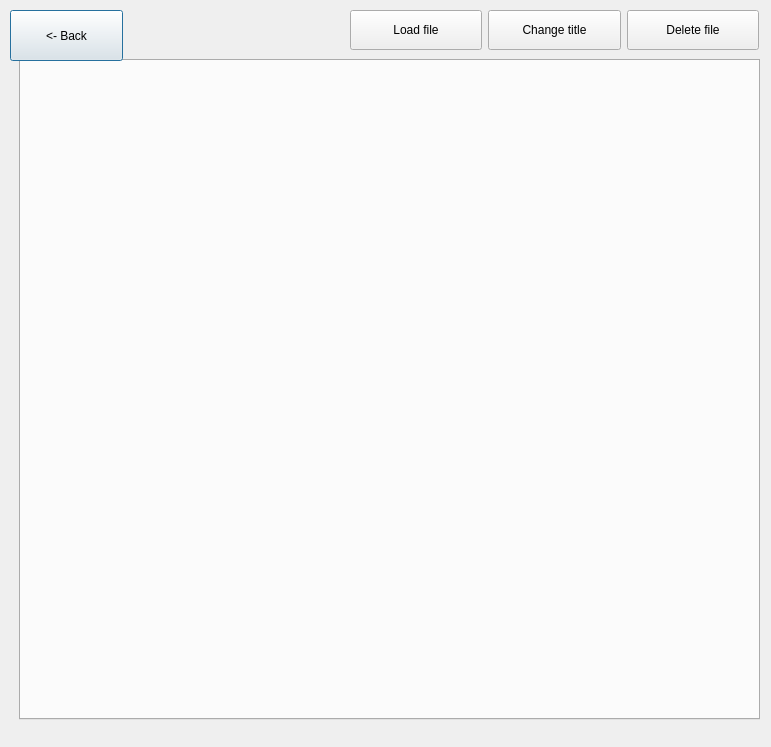
<?xml version="1.0" encoding="UTF-8"?>
<ui version="4.0">
 <class>TableNotes</class>
 <widget class="QDialog" name="TableNotes">
  <property name="geometry">
   <rect>
    <x>0</x>
    <y>0</y>
    <width>771</width>
    <height>747</height>
   </rect>
  </property>
  <property name="windowTitle">
   <string>Dialog</string>
  </property>
  <widget class="QTabWidget" name="tabWidget">
   <property name="geometry">
    <rect>
     <x>19</x>
     <y>59</y>
     <width>741</width>
     <height>661</height>
    </rect>
   </property>
   <property name="currentIndex">
    <number>-1</number>
   </property>
  </widget>
  <widget class="QPushButton" name="to_list_table_notes_button">
   <property name="geometry">
    <rect>
     <x>10</x>
     <y>10</y>
     <width>113</width>
     <height>51</height>
    </rect>
   </property>
   <property name="minimumSize">
    <size>
     <width>40</width>
     <height>40</height>
    </size>
   </property>
   <property name="text">
    <string>&lt;- Back</string>
   </property>
  </widget>
  <widget class="QWidget" name="layoutWidget">
   <property name="geometry">
    <rect>
     <x>350</x>
     <y>10</y>
     <width>409</width>
     <height>40</height>
    </rect>
   </property>
   <layout class="QHBoxLayout" name="horizontalLayout">
    <item>
     <widget class="QPushButton" name="load_file_button">
      <property name="minimumSize">
       <size>
        <width>40</width>
        <height>40</height>
       </size>
      </property>
      <property name="text">
       <string>Load file</string>
      </property>
     </widget>
    </item>
    <item>
     <widget class="QPushButton" name="change_title_button">
      <property name="minimumSize">
       <size>
        <width>40</width>
        <height>40</height>
       </size>
      </property>
      <property name="text">
       <string>Change title</string>
      </property>
     </widget>
    </item>
    <item>
     <widget class="QPushButton" name="delete_file_button">
      <property name="minimumSize">
       <size>
        <width>40</width>
        <height>40</height>
       </size>
      </property>
      <property name="text">
       <string>Delete file</string>
      </property>
     </widget>
    </item>
   </layout>
  </widget>
 </widget>
 <resources/>
 <connections/>
</ui>
